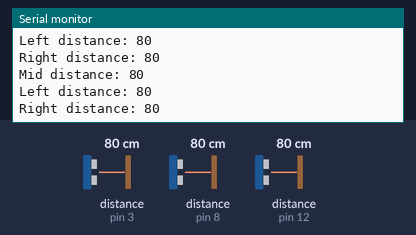
A sketch run on a simulated Arduino Uno, built with avr-gcc and run on an emulated ATmega328P. Parts: the last lines printed to the serial monitor. The inputs (shaded band) are chosen by the test bench; at power-on: distance to the obstacle (sensors on pin 3, pin 8, pin 12) 80 cm. The echo pulse lasts 58.3 µs per cm.

Above: at 1.2 s.
1.3 s: distance to the obstacle (sensor on pin 3) set to 2 cm
At 2.0 s:
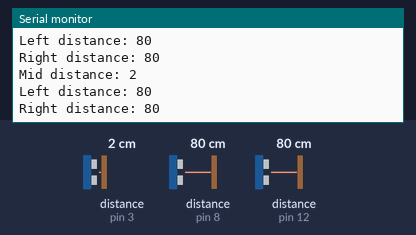
4.3 s: distance to the obstacle (sensor on pin 8) set to 2 cm
At 5.1 s:
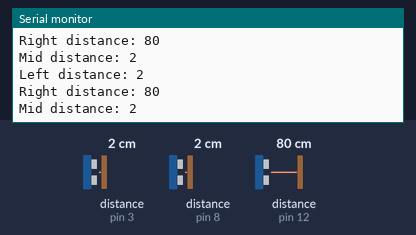
7.3 s: distance to the obstacle (sensor on pin 12) set to 120 cm
At 8.0 s:
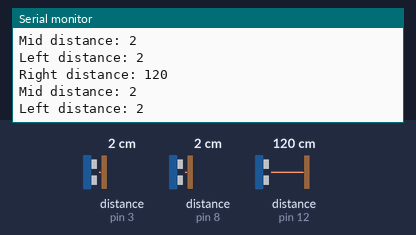
10.3 s: distance to the obstacle (sensor on pin 3) set to 18 cm
At 11.2 s:
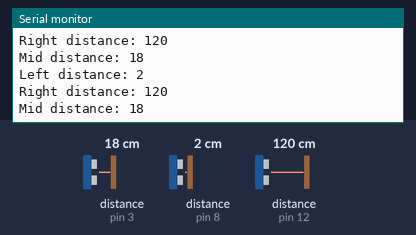
13.3 s: distance to the obstacle (sensor on pin 8) set to 18 cm
At 14.0 s:
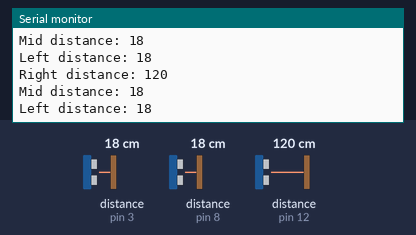
16.3 s: distance to the obstacle (sensor on pin 12) set to 18 cm
At 16.9 s:
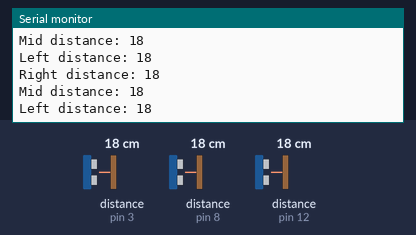
Timing chart, 0 to 19.3 s (numbered marks = the images above; inputs shaded):
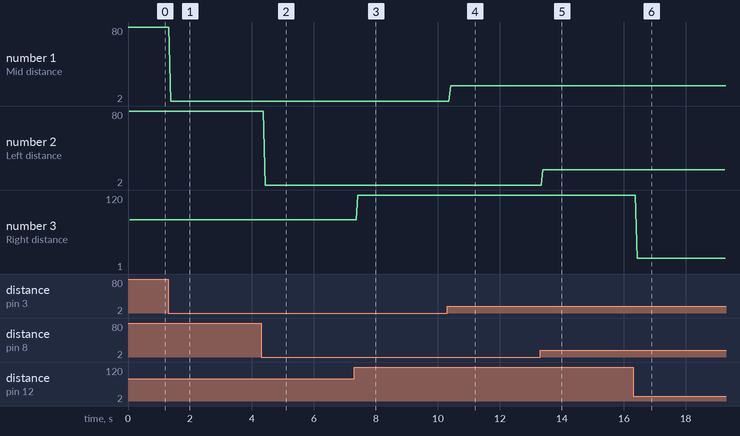

Measured:
- after the input at 1.3 s, the serial monitor: prints a new line after 0.08 s (image 1)
- after the input at 4.3 s, the serial monitor: prints a new line after 0.13 s (image 2)
- after the input at 7.3 s, the serial monitor: prints a new line after 0.12 s (image 3)
- after the input at 10.3 s, the serial monitor: prints a new line after 0.11 s (image 4)
- after the input at 13.3 s, the serial monitor: prints a new line after 0.09 s (image 5)
- after the input at 16.3 s, the serial monitor: prints a new line after 0.13 s (image 6)
- plotted number 1: 80 → 2 after the input at 1.3 s, 2 → 18 after the input at 10.3 s
- plotted number 3: 80 → 120 after the input at 7.3 s, 120 → 1 after the input at 16.3 s

The sketch:

Tester.ino
```cpp
/*
 * Distance sensor HCSR-04 tester
 * Author       : Dimas Sheldon
 * Date Created : March 26, 2017
 */
#include <DistanceSensor.h>

#define trigPin 2
#define echoPin 3
#define trigPinL 9
#define echoPinL 8
#define trigPinR 11
#define echoPinR 12

DistanceSensor sensor(trigPin, echoPin);
DistanceSensor sensorL(trigPinL, echoPinL);
DistanceSensor sensorR(trigPinR, echoPinR);
long distance = 0;
long distanceL = 0;
long distanceR = 0;

void setup() {
  Serial.begin(9600);
}

void loop() {
  distance = sensor.getDistance();
  distanceL = sensorL.getDistance();
  distanceR = sensorR.getDistance();

  Serial.print("Mid distance: ");
  Serial.println(distance);
  Serial.print("Left distance: ");
  Serial.println(distanceL);
  Serial.print("Right distance: ");
  Serial.println(distanceR);
}
```
